Frame 1 (no input): blank canvas, image omitted
Frame 60 (no input): blank canvas, image omitted
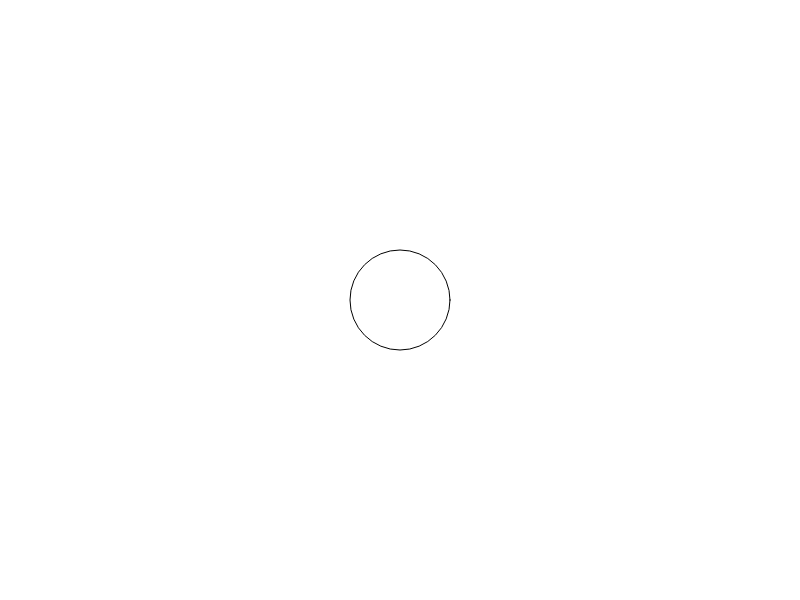
Frame 120 (the mouse pressed at the canvas centre since frame 60)

The p5.js sketch whose frames 1 and 60 were blank and that drew this single picture after the mouse press (run headless with seeded random() and noise() and a simulated clock; from frame 60 on, the mouse is pressed at the canvas centre):

// p5.js sketch
// ── sketch.js

var r = 0;
var g = 50;
var b= 255;

// INITIALIZE ALL YOUR VARIABLES
// Ideally you would create 3 variables. red blue green or r, g, b


function setup(){

  createCanvas(displayWidth,displayHeight);
}


function draw(){
background(mouseY,mouseX,mouseY)
  // change the value of Red based on the mouse movement about the X axis
  // change the value of Green based on the mouse movement about the X axis
  // change the value of Blue based on the mouse movement about the X axis

  // Use the map() function to do so. 

  // Pass the values to the background() function you have learnt previously.
  
  // Create an ellipse that will move around with you mouse about the X axis.
  // Remember to fill the canvas with white paint before creating the ellipse.
  r=mouseX
  g=mouseX
  b=mouseX
  fill(r,g,b)
  ellipse(mouseX,mouseY,100,100)
}
